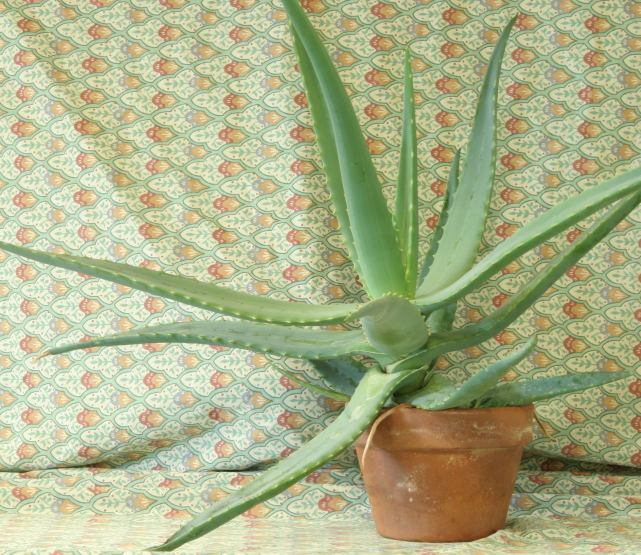
//> input picture 08_3D_vision/08_01_disparity/data/aloeL.jpg, 1282 x 1110 px (shown at 1/2 size)
$ ./main ../../08_3D_vision/08_01_disparity/data/aloeL.jpg   (built with g++ and OpenCV 4)
//> lines starting //> are read from the running program, lines starting //| are printed output that depends on the picture; after the words box and inside, x2 and y2 are one past the last pixel; in counts of white or black regions, pixels touching at a corner belong together
/**
 * @file main.cpp
 * @brief Harris corner detector with interactive threshold control
 * @author José Miguel Guerrero Hernández
 * @note This example demonstrates Harris corner detection algorithm with
 *       a trackbar to adjust the corner response threshold in real-time
 * @see https://docs.opencv.org/3.4/d4/d7d/tutorial_harris_detector.html
 */

#include <algorithm>
#include <cstdlib>
#include <opencv2/highgui.hpp>
#include <opencv2/imgproc.hpp>
#include <iostream>
#include <string>

namespace
{
// The images this example works on are about 1400 px on the long side, and
// several windows at that size do not fit on a normal screen. The processing
// always runs at full resolution: only the copy sent to the screen is reduced,
// with INTER_AREA, which is the interpolation meant for shrinking
constexpr int MAX_DISPLAY_SIDE = 800;

// Returns the copy that goes to the screen, already reduced. Whatever is drawn
// on the result keeps its size in screen pixels, so labels are written here and
// not on the full-resolution frame: drawn before the reduction they shrink with
// it and stop being readable
cv::Mat fitToScreen(const cv::Mat & image)
{
  const int side = std::max(image.cols, image.rows);
  if (side <= MAX_DISPLAY_SIDE || image.empty()) {
    return image.clone();
  }
  const double factor = static_cast<double>(MAX_DISPLAY_SIDE) / side;
  cv::Mat reduced;
  cv::resize(image, reduced, cv::Size(), factor, factor, cv::INTER_AREA);
  return reduced;
}

// Text drawn on the full-resolution image shrinks with the on-screen reduction.
// Raising the font by the same factor makes it land at the size it was written
// for. Labels anchored to a region cannot simply be drawn after the reduction,
// because their position comes from the coordinates of the full-size image
double fontFor(const cv::Mat & image, double base)
{
  const int side = std::max(image.cols, image.rows);
  return side <= MAX_DISPLAY_SIDE ? base : base * side / MAX_DISPLAY_SIDE;
}

void showFit(const std::string & window, const cv::Mat & image)
{
  cv::imshow(window, fitToScreen(image));
}
}  // namespace

namespace Config
{
// Harris corner detection parameters
constexpr int BLOCK_SIZE = 2;             // Neighborhood size for derivative calculation
constexpr int APERTURE_SIZE = 3;          // Sobel operator aperture size (3, 5, or 7)
constexpr double K_VALUE = 0.04;          // Harris free parameter (typical: 0.04-0.06)

// Visualization parameters
constexpr int CORNER_RADIUS_RESPONSE = 4;
constexpr int CORNER_RADIUS_ORIGINAL = 5;
constexpr int CORNER_CENTER_RADIUS = 2;
constexpr int CIRCLE_THICKNESS = 2;
constexpr double TEXT_FONT_SCALE = 0.7;
constexpr int TEXT_THICKNESS = 2;
constexpr int TEXT_Y_OFFSET = 25;
constexpr int TEXT_X_MARGIN = 10;

// Trackbar parameters
constexpr int MAX_THRESHOLD = 255;
constexpr int DEFAULT_THRESHOLD = 200;
}

/**
 * @brief Structure to hold image data for trackbar callback
 */
struct HarrisData
{
  cv::Mat src;
  cv::Mat src_gray;
};

/**
 * @brief Callback function for Harris corner detection with adjustable threshold
 * @param thresh Threshold value from trackbar
 * @param userdata Pointer to HarrisData structure
 *
 * Harris corner detector algorithm:
 * 1. Compute image derivatives (Sobel)
 * 2. Construct structure tensor M from products of derivatives
 * 3. Compute corner response: R = det(M) - k·trace(M)²
 * 4. Threshold response to identify corners
 */
void cornerHarris_callback(int thresh, void * userdata)
{
  HarrisData * data = static_cast<HarrisData *>(userdata);

  // ========================================
  // Compute Corner Response
  // ========================================
  // cv::cornerHarris computes Harris corner response for each pixel
  // Output is a float matrix where higher values indicate stronger corners
  cv::Mat corner_response;
  cv::cornerHarris(data->src_gray, corner_response,
                   Config::BLOCK_SIZE, Config::APERTURE_SIZE, Config::K_VALUE);

  // ========================================
  // Normalize and Prepare for Visualization
  // ========================================
  // Normalize corner response to 0-255 range
  cv::Mat response_norm;
  cv::normalize(corner_response, response_norm, 0, 255, cv::NORM_MINMAX, CV_32FC1);

  // Convert to 8-bit for display
  cv::Mat response_scaled;
  cv::convertScaleAbs(response_norm, response_scaled);

  // ========================================
  // Detect and Visualize Corners
  // ========================================
  cv::Mat corners_on_response = response_scaled.clone();
  cv::Mat corners_on_original = data->src.clone();

  int corner_count = 0;

  // Iterate through response map and mark corners above threshold
  for (int y = 0; y < response_norm.rows; ++y) {
    for (int x = 0; x < response_norm.cols; ++x) {
      if (static_cast<int>(response_norm.at<float>(y, x)) > thresh) {
        const cv::Point corner(x, y);

        // Draw on response map (black circles)
        cv::circle(corners_on_response, corner,
                  Config::CORNER_RADIUS_RESPONSE, cv::Scalar(0),
                  Config::CIRCLE_THICKNESS);

        // Draw on original image (green circles with red center)
        cv::circle(corners_on_original, corner,
                  Config::CORNER_RADIUS_ORIGINAL, cv::Scalar(0, 255, 0),
                  Config::CIRCLE_THICKNESS);
        cv::circle(corners_on_original, corner,
                  Config::CORNER_CENTER_RADIUS, cv::Scalar(0, 0, 255),
                  cv::FILLED);

        ++corner_count;
      }
    }
  }

  // ========================================
  // Display Information and Results
  // ========================================
  const std::string info = "Corners: " + std::to_string(corner_count) +
    " | Threshold: " + std::to_string(thresh);
  cv::putText(corners_on_original, info,
              cv::Point(Config::TEXT_X_MARGIN, Config::TEXT_Y_OFFSET),
              cv::FONT_HERSHEY_SIMPLEX, fontFor(corners_on_original, Config::TEXT_FONT_SCALE),
              cv::Scalar(0, 0, 255), Config::TEXT_THICKNESS);

  // Show results
  showFit("Corner Response Map", response_scaled);
  showFit("Detected Corners (on Response)", corners_on_response);
  showFit("Detected Corners (on Original)", corners_on_original);
}

int main(int argc, char ** argv)
{
  // ========================================
  // Load Input Image
  // ========================================
  // Command-line arguments; --help prints the usage
  cv::CommandLineParser parser(argc, argv,
    "{help h | | Show this help message}"
    "{@input | ../../data/chess.png | Input file}");
  if (parser.has("help")) {
    parser.printMessage();
    return EXIT_SUCCESS;
  }
  const std::string image_path = parser.get<std::string>("@input");

  // Without this, a malformed value (--frames=xyz) is reported by the parser
  // but the example carries on with the default, which is the hardest kind
  // of failure to diagnose. Note it validates values, not option names:
  // cv::CommandLineParser ignores an unknown option without complaining
  if (!parser.check()) {
    parser.printErrors();
    return EXIT_FAILURE;
  }
  const cv::Mat src = cv::imread(cv::samples::findFile(image_path, false), cv::IMREAD_COLOR);
//> src is the input picture: 1110 rows x 1282 cols, CV_8UC3; mean B, G, R 136.6, 177.2, 171.2

  if (src.empty()) {
    std::cerr << "Error: Could not open or find the image!" << std::endl;
    std::cerr << "Path: " << image_path << std::endl;
    std::cerr << "Usage: " << argv[0] << " <Input image>" << std::endl;
    return EXIT_FAILURE;
  }

  std::cout << "Image loaded: " << src.cols << "x" << src.rows << " pixels\n" << std::endl;
//| Image loaded: 1282x1110 pixels

  // ========================================
  // Preprocessing
  // ========================================
  // Convert to grayscale (Harris detector requires single-channel image)
  cv::Mat src_gray;
  cv::cvtColor(src, src_gray, cv::COLOR_BGR2GRAY);
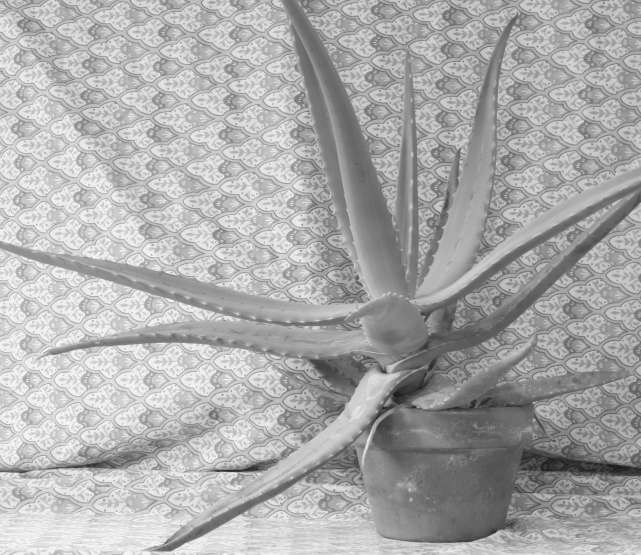
//> src_gray: 1110 rows x 1282 cols, CV_8UC1 (shown at 1/2 size); min 18, max 253, mean 170.8

  // Prepare data for callback
  HarrisData harris_data{src, src_gray};

  // ========================================
  // Interactive GUI Setup
  // ========================================
  const std::string control_window = "Harris Corner Detector - Controls";
  const std::string trackbar_name = "Threshold";

  cv::namedWindow(control_window);

  // Create trackbar for threshold adjustment
  // Moving the slider automatically calls cornerHarris_callback
  cv::createTrackbar(trackbar_name, control_window, nullptr,
                     Config::MAX_THRESHOLD, cornerHarris_callback, &harris_data);
  cv::setTrackbarPos(trackbar_name, control_window, Config::DEFAULT_THRESHOLD);

  // Show instructions in control window
  cv::Mat control_display = src.clone();
  cv::putText(control_display, "Adjust threshold to detect corners",
              cv::Point(Config::TEXT_X_MARGIN, 30),
              cv::FONT_HERSHEY_SIMPLEX, fontFor(control_display, Config::TEXT_FONT_SCALE),
              cv::Scalar(0, 0, 255), Config::TEXT_THICKNESS);
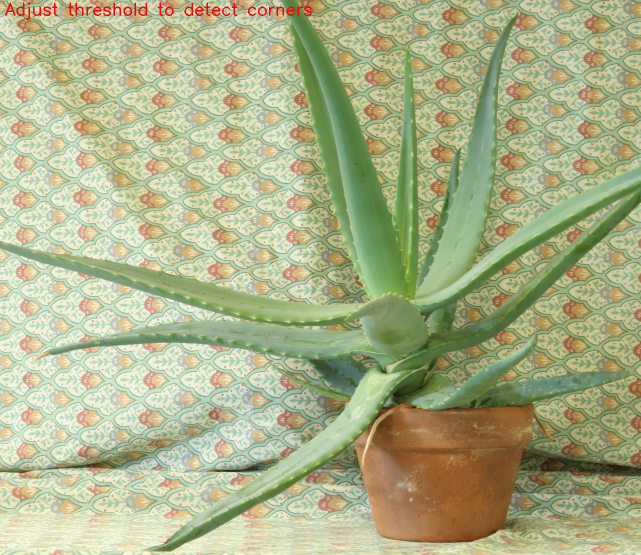
//> control_display: 1110 rows x 1282 cols, CV_8UC3 (shown at 1/2 size); 0.28% of pixels changed, all inside (x1, y1, x2, y2) = (10, 4, 623, 40)
  showFit(control_window, control_display);
//> in fitToScreen (call 4), `cv::resize(image, reduced, cv::Size(), factor, factor, cv::INTER_AREA);`:
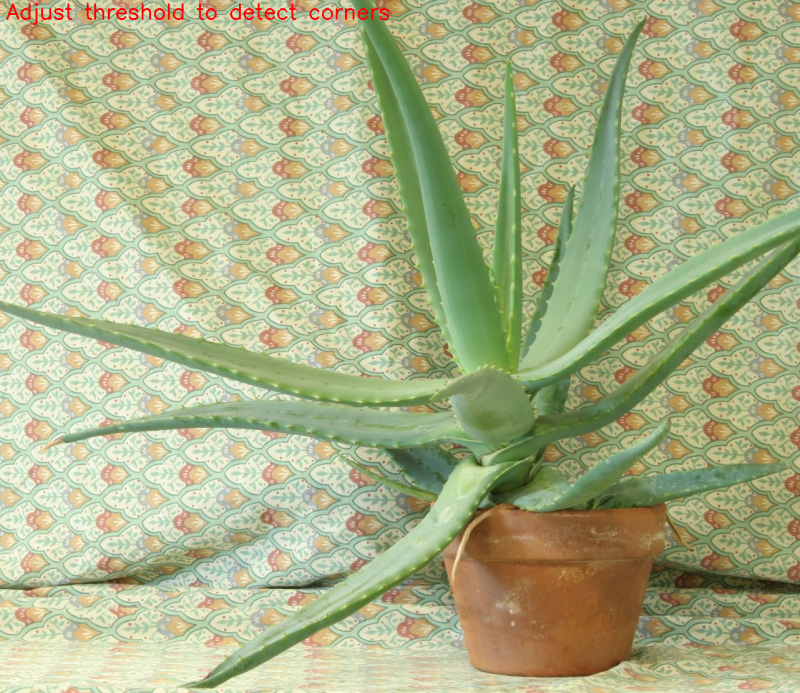
//> reduced: 693 rows x 800 cols, CV_8UC3; mean B, G, R 136.2, 176.7, 171.4

  // ========================================
  // Execute Initial Detection
  // ========================================
  cornerHarris_callback(Config::DEFAULT_THRESHOLD, &harris_data);
//> call 2 of cornerHarris_callback, with thresh = 200
//> the loop in cornerHarris_callback (call 2), `for (int y = 0; y < response_norm.rows; ++y)` made 1110 passes
//> corner_count on passes 1 to 3: 1282, 2564, 3846
//> after the loop in cornerHarris_callback (call 2), `for (int y = 0; y < response_norm.rows; ++y)`: corners_on_response: 1110 rows x 1282 cols, CV_8UC1; every value is 0
//> after the loop in cornerHarris_callback (call 2), `for (int y = 0; y < response_norm.rows; ++y)`:
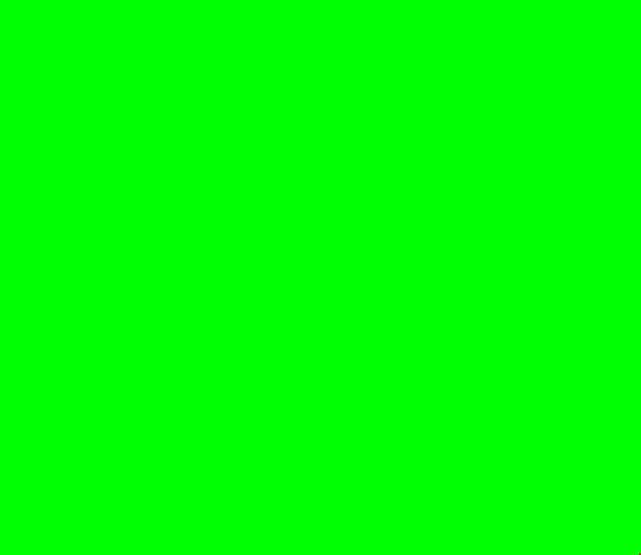
//> corners_on_original: 1110 rows x 1282 cols, CV_8UC3 (shown at 1/2 size); mean B, G, R 0, 255, 0
//> after the loop in cornerHarris_callback (call 2), `for (int y = 0; y < response_norm.rows; ++y)`: corner_count = 1422109
//> in cornerHarris_callback (call 2), `const std::string info = "Corners: " + std::to_string(corner_count) + ..`: info = "Corners: 1422109 | Threshold: 200"
//> in cornerHarris_callback (call 2), `cv::putText(corners_on_original, info, cv::Point(Config::TEXT_X_MARGIN..`:
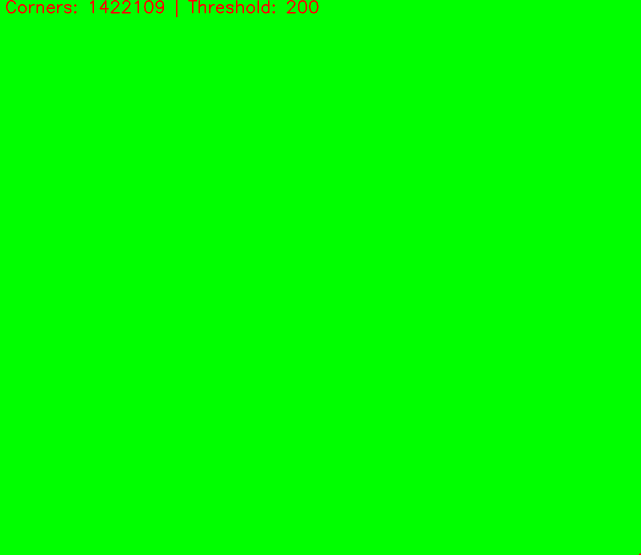
//> corners_on_original: 1110 rows x 1282 cols, CV_8UC3 (shown at 1/2 size); 0.28% of pixels changed, all inside (x1, y1, x2, y2) = (12, 0, 637, 35)
//> in fitToScreen (call 6), `cv::resize(image, reduced, cv::Size(), factor, factor, cv::INTER_AREA);`: reduced: 693 rows x 800 cols, CV_8UC1; every value is 0
//> in fitToScreen (call 7), `cv::resize(image, reduced, cv::Size(), factor, factor, cv::INTER_AREA);`:
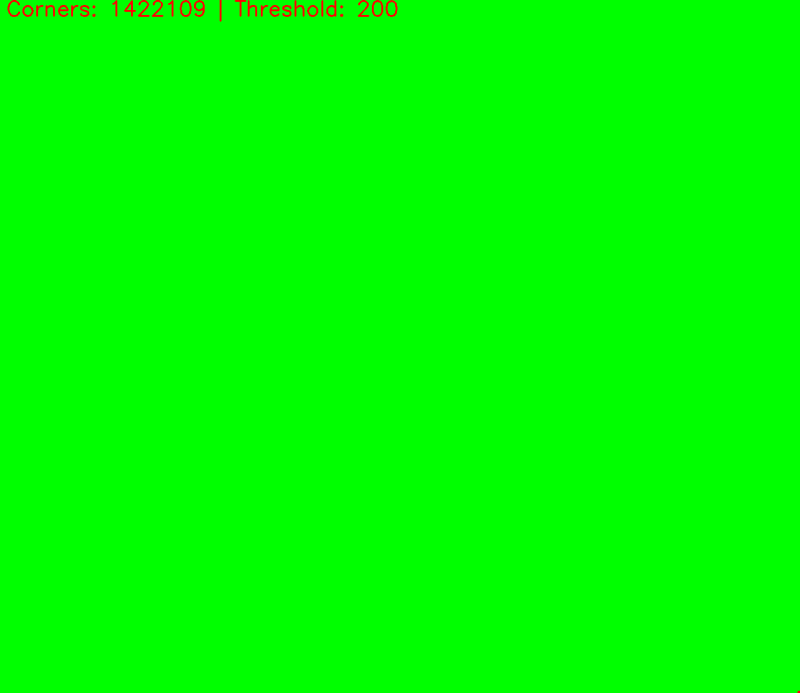
//> reduced: 693 rows x 800 cols, CV_8UC3; mean B, G, R 0, 254.3, 0.7

  // ========================================
  // Display Instructions and Wait
  // ========================================
  std::cout << "========================================" << std::endl;
  std::cout << "Harris Corner Detector" << std::endl;
  std::cout << "========================================" << std::endl;
  std::cout << "Parameters:" << std::endl;
  std::cout << "  Block size: " << Config::BLOCK_SIZE << std::endl;
  std::cout << "  Aperture size: " << Config::APERTURE_SIZE << std::endl;
  std::cout << "  K value: " << Config::K_VALUE << std::endl;
  std::cout << "========================================" << std::endl;
  std::cout << "Instructions:" << std::endl;
  std::cout << "  Adjust the threshold slider to control" << std::endl;
  std::cout << "  corner sensitivity:" << std::endl;
  std::cout << "  - Higher threshold → fewer, stronger corners" << std::endl;
  std::cout << "  - Lower threshold → more corners (may include noise)" << std::endl;
  std::cout << "========================================" << std::endl;
  std::cout << "Press any key to exit..." << std::endl;

  cv::waitKey(0);
  cv::destroyAllWindows();

  return EXIT_SUCCESS;
}
